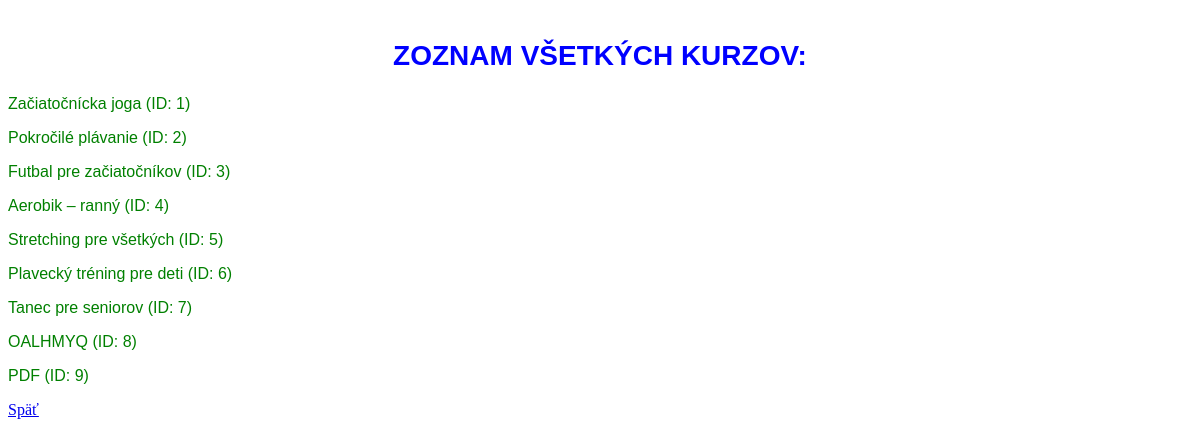
/kurzy, run on an earlier commit of the app's database.
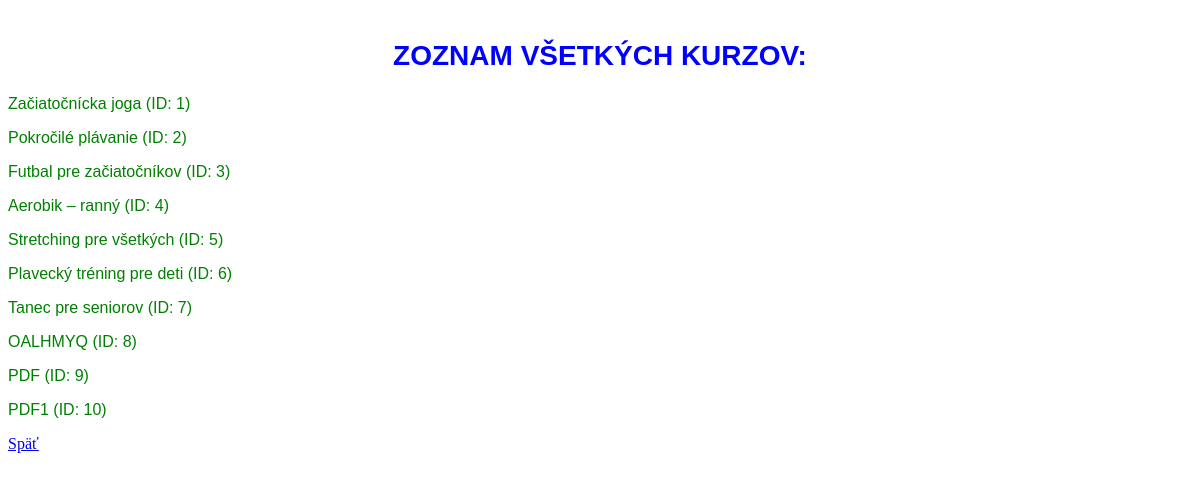
And on a later commit of the database.
### app.py (models this page shows)
class Kurz(db.Model):
    __tablename__ = "Kurzy"
    ID_kurzu = db.Column(db.Integer, primary_key=True)
    Nazov_kurzu = db.Column(db.String, nullable=False)
    Typ_sportu = db.Column(db.String)
    Max_pocet_ucastnikov = db.Column(db.Integer)
    ID_trenera = db.Column(db.Integer)

### app.py (the view)
@app.route('/kurzy')
def kurzy():
    kurzy_zobraz = Kurz.query.all()
    return render_template("kurzy.html", kurzy2=kurzy_zobraz)

### templates/kurzy.html (shortened to what this page needs)
<!DOCTYPE html>
<html lang="sk">
<head>
    <link rel="stylesheet" href="{{url_for('static', filename='main.css') }}">
</head>
<body>
    <h2> Zoznam všetkých kurzov: </h2>
    {% for kurz in kurzy2 %}
    <p>{{ kurz.Nazov_kurzu }} (ID: {{ kurz.ID_kurzu }})</p>
    {% endfor %}
    <a href="/">Späť</a>
</body>
</html>

What changed in the data, as far as the page shows it:
added Kurz: Nazov_kurzu "PDF1", ID_kurzu "10"
